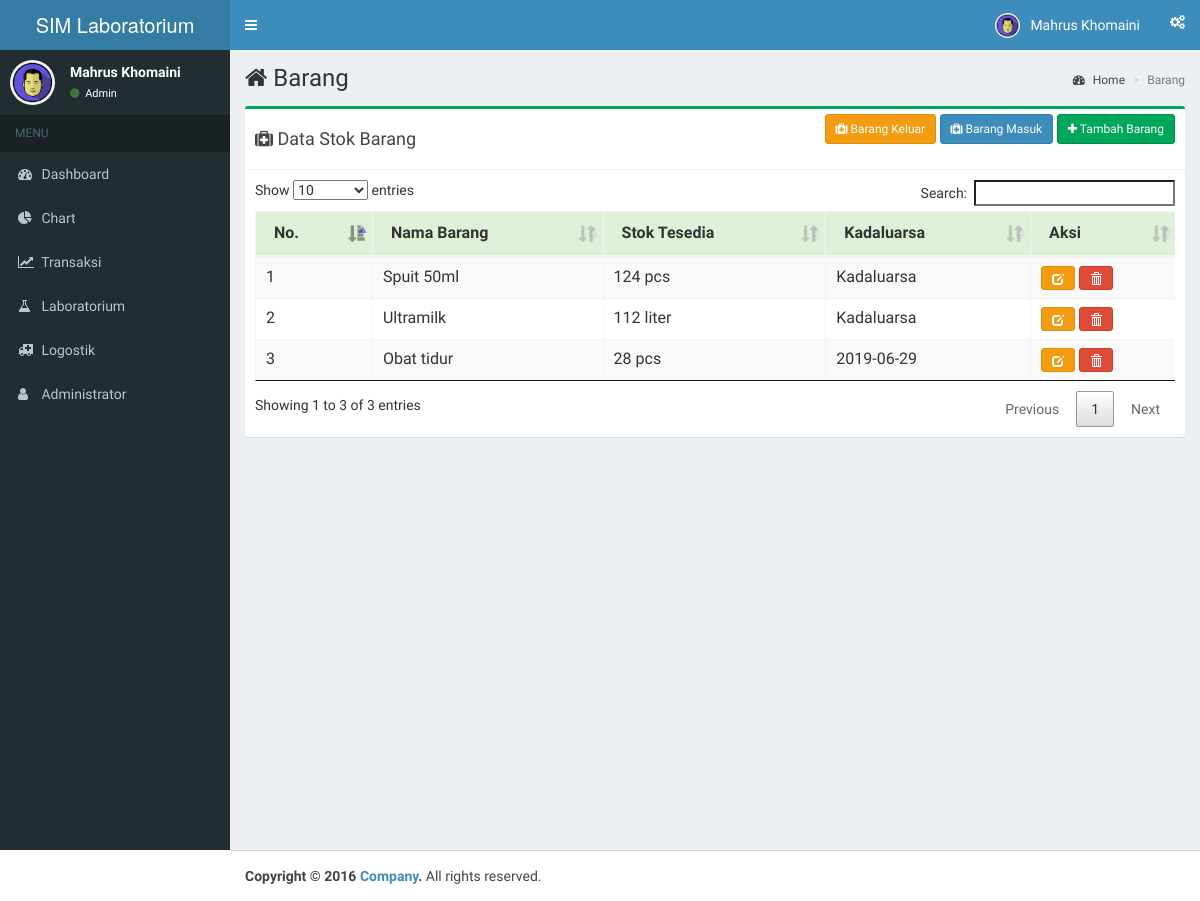
Page /home.php?page=barang (signed in) on the earlier database version.
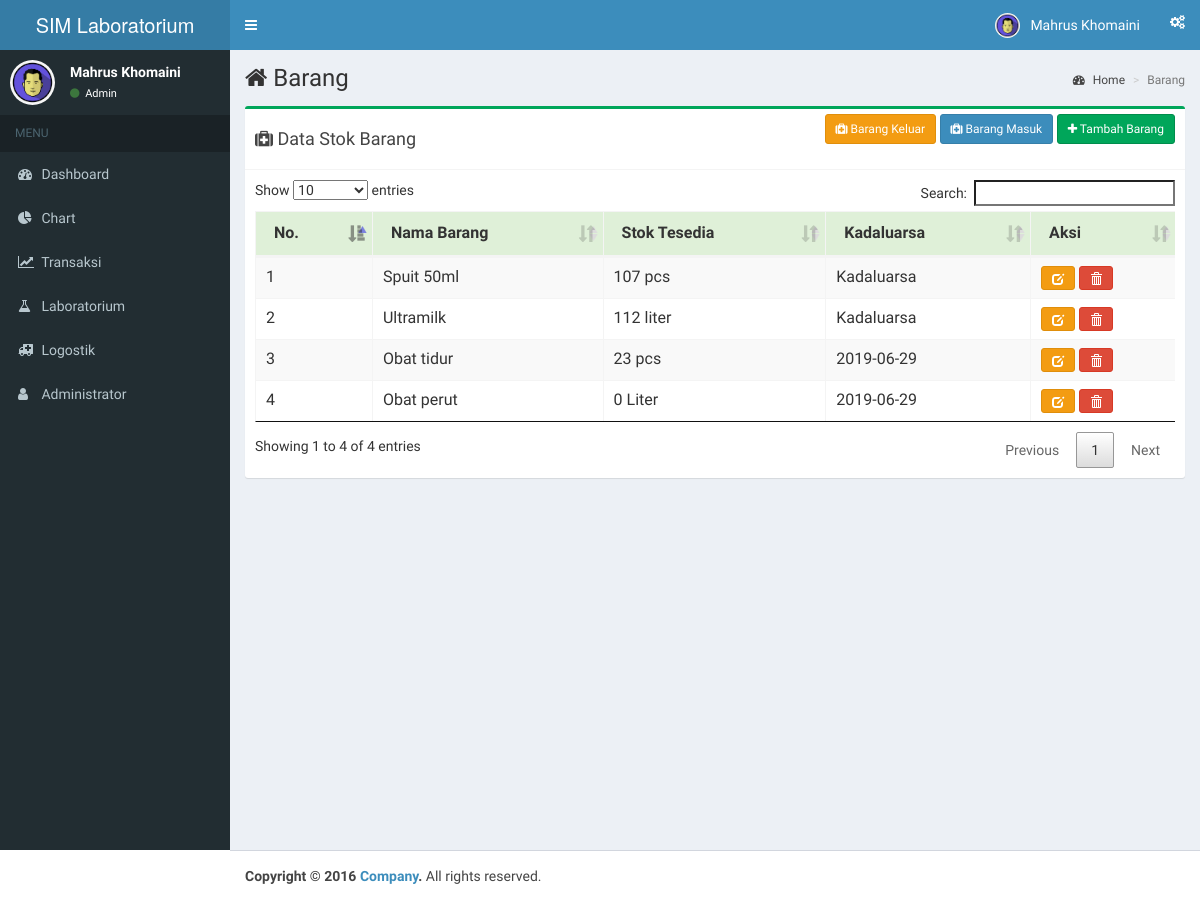
Same page on the later database version.
### tables this page shows
CREATE TABLE IF NOT EXISTS `tb_barang` (
  `id_barang` int(11) NOT NULL AUTO_INCREMENT,
  `nama_barang` varchar(100) NOT NULL,
  `stok` int(11) NOT NULL,
  `satuan` varchar(11) NOT NULL,
  `exp` date NOT NULL,
  PRIMARY KEY (`id_barang`)
);

### addfile/data-barang.php (the view, shortened to what this page needs)
  <?php include 'modal-barang.php'; ?>
  <div class="table-responsive">
  <table class="table table-striped table-bordered data-barang" id="barangtable">
    <thead>
      <tr class="success">
        <th>No.</th>
        <th>Nama Barang</th>
        <th>Stok Tesedia</th>
        <th>Kadaluarsa</th>
        <th>Aksi</th>
      </tr>
    </thead>
    <tbody>
    <?php
    $tampil = $koneksi->prepare("SELECT * FROM tb_barang");
    $tampil->execute();
    $tampil->setFetchMode(PDO::FETCH_ASSOC);
    $no = 1;
    while ($data=$tampil->fetch(PDO::FETCH_ORI_NEXT)) { ?>
      <tr>
        <td><?php echo $no; ?></td>
        <td><?php echo $data['nama_barang']; ?></td>
        <td><?php echo $data['stok'].' '.$data['satuan']; ?></td>
        <td>
            <?php
                $exp = $data['exp'];
                $now = date('Y-m-d');
                if($now >= $exp){
                    echo 'Kadaluarsa';
                }else{
                  echo $exp;
                }
            ?>
        </td>
        <td><button type="button" id="<?php echo $data['id_barang']; ?>" class="btn btn-warning btn-sm detail-barang" data-toggle="modal" data-target="#modal-update-barang"><span class="glyphicon glyphicon-edit" aria-hidden="true"></button>
          <button name="<?php echo $data['nama_barang'] ?>" type="button" id="<?php echo $data['id_barang']; ?>" class="btn btn-danger btn-sm hapus-barang"><span class="glyphicon glyphicon-trash" aria-hidden="true"></button>
          </td>
      </tr>
      <?php $no++;} ?>
    </tbody>
  </table>
</div>

Differences in the rows shown:
changed tb_barang "Spuit 50ml": stok "124" → "107"
changed tb_barang "Obat tidur": stok "28" → "23"
added tb_barang: nama_barang "Obat perut", stok "0", satuan "Liter", exp "2019-06-29"
Other differences:
text written by a page script: "Show entries Search: Showing 1 to 3 of 3 entries Previous 1 Next" → "Show entries Search: Showing 1 to 4 of 4 entries Previous 1 Next"
